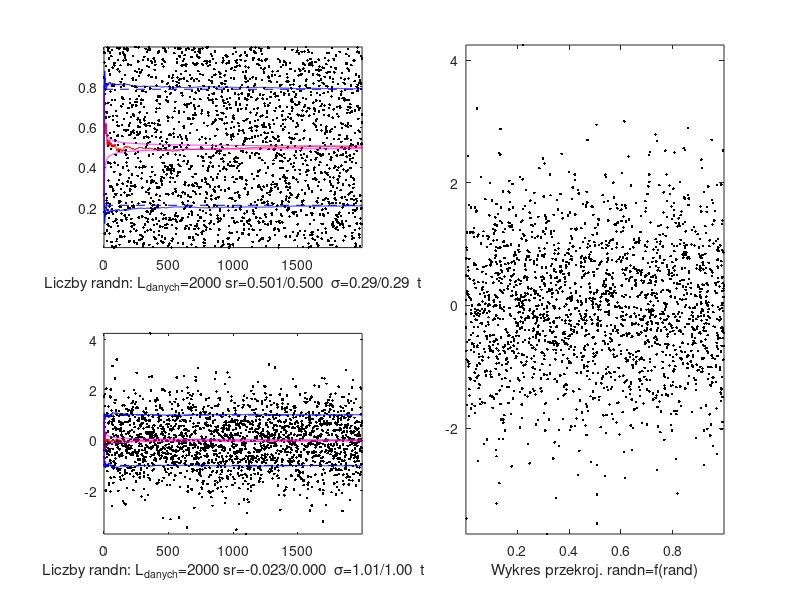

Write the MATLAB code that produced this figure.
% clear all;
Ldanych=2000;
a=0; %10;

% Parametry faktyczne rozkladow: 
srtr=0.5; sigtr=1/(2*sqrt(3)); 
srtn=0; sigtn=1; 
Sn=0; Sr=0; S2n=0; S2r=0; % podstawienia wst�pne sum
%  wstepne zerowanie dla przyspiesz oblicze� 
yr=zeros(1,Ldanych); 
 t=zeros(1,Ldanych); yn=zeros(1,Ldanych);  
 srr=zeros(1,Ldanych);  srn=zeros(1,Ldanych);  
 Sigr=zeros(1,Ldanych);  Sign=zeros(1,Ldanych);
tic 
for(n=1:Ldanych) % petla czasu 
    t(n)=n-1;  
     yr(n)=rand; 
    yn(n)=randn+a*yr(n);  % +a*yr(n) - korelacja
    Sr=Sr+yr(n); srr(n)=Sr/n;  % estymacja warto�ci oczekiwanej
    S2r=S2r+yr(n)^2; varr=S2r/n-srr(n)^2; % obci��ona estymacja wariancji
    Sigr(n)=sqrt(varr); % odchylenie standardowe
    Sn=Sn+yn(n); srn(n)=Sn/n;  % estymacja warto�ci oczekiwanej
    S2n=S2n+yn(n)^2; varn=S2n/n-srn(n)^2; % obci��ona estymacja wariancji
    Sign(n)=sqrt(varn); % odchylenie standardowe
end

sgsrr=sigtr./sqrt([1:Ldanych]); sgsrn=sigtn./sqrt([1:Ldanych]);   
figure(1); 
subplot(2,2,1);
plot(t,yr,'k.',t,srr,'r',t,srtr+sgsrr,'m',t,srtr-sgsrr,'m',...
    t,Sigr+srtr,'b',t,-Sigr+srtr,'b',t([1 end]),srtr+[sigtr sigtr],'b--',...
    t([1 end]),srtr-[sigtr sigtr],'b--');  
txsig='\sigma';
xlabel(sprintf('Liczby rand: sr=%.3f/%.3f   t',srr(Ldanych),srtr)); axis('tight')
xlabel(sprintf('Liczby randn: L_{danych}=%d sr=%.3f/%.3f  %s=%.2f/%.2f  t',Ldanych,srr(Ldanych),srtr,txsig,Sigr(Ldanych),sigtr)); 

axis('tight');
subplot(2,2,3); 
plot(t,yn,'k.',t,srn,'r',t,srtn+sgsrn,'m',t,srtn-sgsrn,'m',...
    t,Sign+srtn,'b',t,-Sign+srtn,'b',t([1 end]),srtn+[sigtn sigtn],'b--',...
    t([1 end]),srtn-[sigtn sigtn],'b--');  
xlabel(sprintf('Liczby randn: L_{danych}=%d sr=%.3f/%.3f  %s=%.2f/%.2f  t',Ldanych,srn(Ldanych),srtn,txsig,Sign(Ldanych),sigtn)); axis('tight');
if(1)
    subplot(1,2,2); 
    plot(yr,yn,'k.');  xlabel('Wykres przekroj. randn=f(rand)'); axis('tight')
else % Teraz histogramy
    nbins=15; 
    subplot(2,2,2); mhistf(yr,nbins); 
    subplot(2,2,4); mhistf(yn,nbins); 
end
toc
